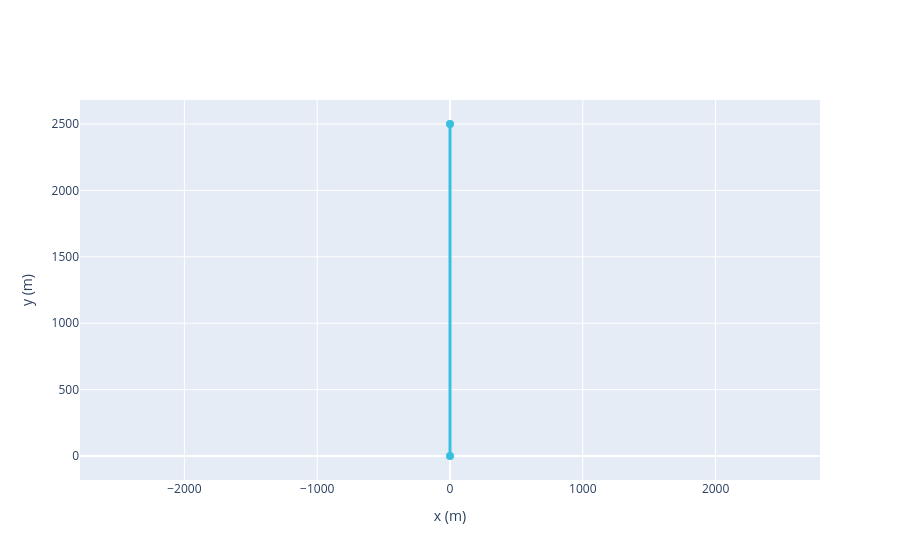

Here is the notebook cell this chart was saved with:
### Code cell
base_case_vertical.plot_geometry();

### Figure 1 — Plotly figure (JSON) as saved in the notebook; plotly's stock layout.template omitted (floating-point values rounded to 4 significant figures)
{"data": [{"hoverinfo": "text", "hovertext": ["ID: 0<br>Label: N/A<br>Cross-section ID: 0<br>Thermal Coupling: N/A"], "line": {"color": "#39C0E0", "width": 3}, "marker": {"color": "#39C0E0", "size": 8}, "mode": "lines+markers", "name": "Production", "type": "scatter", "x": [0, 1.531e-13], "y": [0, 2500]}], "layout": {"showlegend": false, "xaxis": {"scaleanchor": "y", "title": {"text": "x (m)"}}, "yaxis": {"scaleanchor": "x", "title": {"text": "y (m)"}}}}
